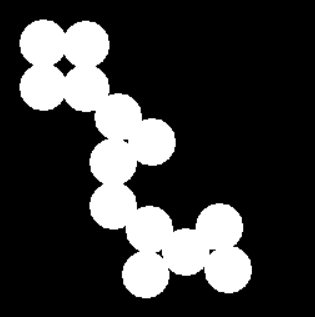
#> input picture Segment and detection/circules.png, 315 x 317 px, found by its file name
$ python opening.py
#> lines starting #> are read from the running program, lines starting #| are printed output that depends on the picture
import cv2
import numpy as np
import matplotlib.pyplot as plt

image = cv2.imread('D:\Python_CV\Segment and detection\circules.png', cv2.IMREAD_GRAYSCALE)
#> image is the input picture: shape (317, 315); min 0, max 255, mean 56.4
kernel_size = 3
kernel = np.ones((kernel_size, kernel_size), np.uint8)

erosion_image = cv2.erode(image, kernel)
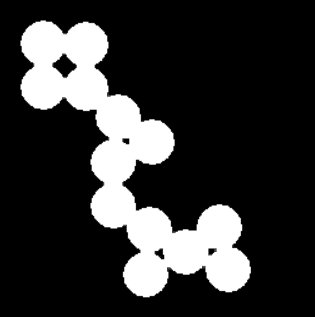
#> erosion_image: shape (317, 315); min 0, max 255, mean 52.1
opening_image = cv2.dilate(erosion_image, kernel)

plt.figure(figsize=(10, 5))
plt.subplot(1, 2, 1)
plt.imshow(image, cmap='gray')
plt.title('Ảnh Gốc')
plt.axis('off')

plt.subplot(1, 2, 2)
plt.imshow(opening_image, cmap='gray')
plt.title('Ảnh Sau Khi Opening')
plt.axis('off')

plt.show()
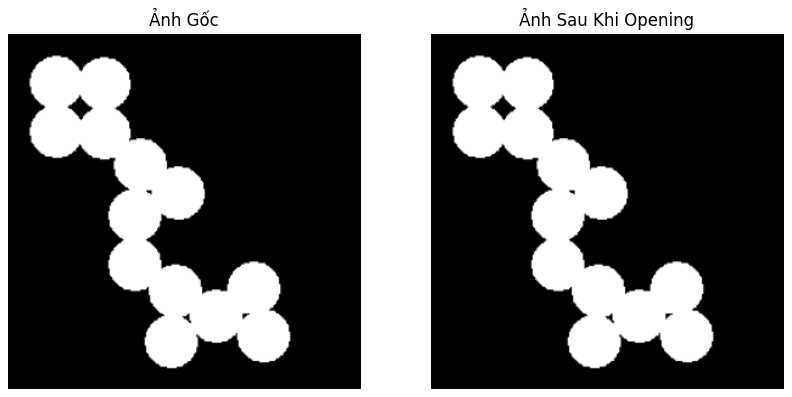
#> figure drawn by matplotlib, 2 panels
